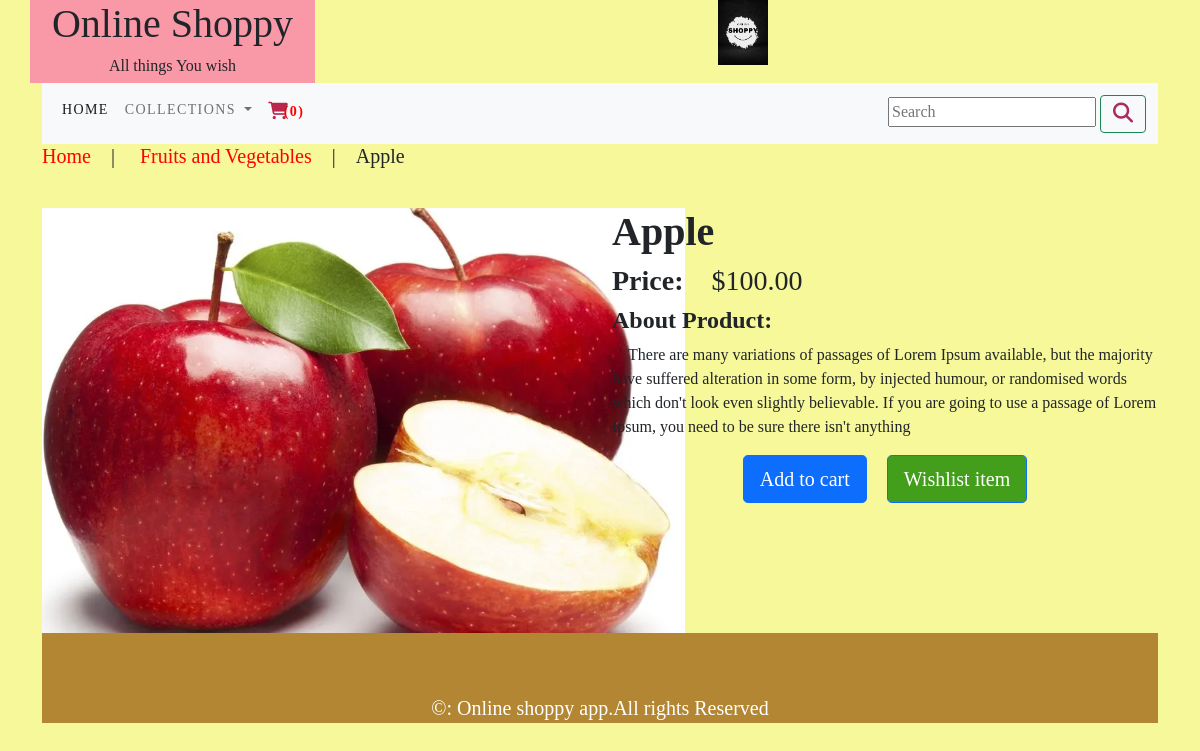
Page /shop/fruits-and-vegetables/apple on the committed database.
### shop/models.py (models this page shows, shortened)
class Product(models.Model):
    name = models.CharField(max_length=250,unique=True)
    price = models.DecimalField(max_digits=10,decimal_places=2)
    slug = models.SlugField(max_length=250, unique=True)
    desc = models.TextField(blank=True)
    category = models.ForeignKey(Category,on_delete=models.CASCADE)
    image = models.ImageField(upload_to='product', blank=True)
    stocks = models.IntegerField()
    available = models.BooleanField(default=True)
    created = models.DateTimeField(auto_now_add=True)
    updated = models.DateTimeField(auto_now_add=True)
    class Meta:
        ordering = ('name',)
        verbose_name = 'product'
        verbose_name_plural = 'products'

class Category(models.Model):
    name = models.CharField(max_length=250,unique=True)
    slug = models.SlugField(max_length=250,unique=True)
    desc = models.TextField(blank=True)
    image = models.ImageField(upload_to='category',blank=True)
    class Meta:
        ordering = ('name',)
        verbose_name = 'category'
        verbose_name_plural = 'categories'
    def get_url(self):
        return reverse('shopapp:Prod_by_cat',args=[self.slug])
    def __str__(self):
        return '{}'.format(self.name)

### shop/views.py (the view)
# urls.py: path('<slug:c_slug>/<slug:product_slug>',views.ProdDetail,name='Prod_detail'),
def ProdDetail(request,c_slug,product_slug):
    try:
        product = Product.objects.get(category__slug=c_slug,slug=product_slug)
    except Exception as e:
        raise e
    return render(request,"product.html",{'product':product})

### cartapp/context_processors.py (called while the page is built)
def counter(request):
    item_count = 0
    if 'admin' in request.path:
        return {}
    else:
        try:
            cart = Cart.objects.all().filter(cart_id=createId(request))
            cart_items = CartItem.objects.all().filter(cart=cart[:1])
            for cart_item in cart_items:
                item_count += cart_item.quantity
        except Cart.DoesNotExist:
            item_count = 0
    return dict(item_count=item_count)

### cartapp/views.py (called while the page is built)
def createId(request):
    cart = request.session.session_key
    if not cart:
        cart = request.session.create()
    return cart

### shop/context_processors.py (called while the page is built)
def menu_links(request):
    links = Category.objects.all()
    return dict(links=links)

### templates/product.html (shortened to what this page needs)
{% extends 'base.html' %}
{% load static%}
{% block content %}
<div>
    <div>
        <h5><a href="{% url 'shopapp:allprodcat' %}">Home</a>&emsp;|&emsp;
            <a href="{{product.category.get_url}}">{{product.category}}</a>&emsp;|&emsp;{{product.name}} </h5></p>
    </div>
</div>
<br>
<div class="row">
    <div class="col-md-6">
        <div>
            <center><img src="{{product.image.url}}" alt="{{product.name}}"></center>
        </div>
    </div>
    <div class="col-md-6">
        <h1><b>{{product.name}}</b></h1>
        <h3><b>Price:</b>&emsp;${{product.price}}</h3>
        <h4><b>About Product:</b></h4>
        <p>&emsp;{{product.desc}}</p>
        {% if product.stocks <= 0 %}
        <center><h3 style="color:red"><b>Out of stock</b></h3></center>
        {% else %}
        <center><a href="{% url 'cartapp:add_cart' product.id %}"><button type="button" class="btn btn-primary btn-lg">Add to cart</button></a>&emsp;
        <a href=""><button type="button" class="btn btn-primary btn-lg" style="background-color:#439E1B">Wishlist item</button></a>
        </center>
        {% endif %}
    </div>
</div>
{% endblock %}

### static/css/custom.css (style rules this page uses)
.body { font-family: 'Roboto Slab', serif; }
a { text-decoration: none; color: red; }

### rows in the picture
Product: category "Fruits and Vegetables", name "Apple", image (picture), price "100.00", desc "There are many variations of passages of Lorem Ipsum available, but the majority have suffered alteration in some form, by injected humour, or randomised words which don't look even slightly believable. If you are going to use a passage of Lorem Ipsum, you need to be sure there isn't anything"

### other values in the picture
{{ item_count }} "0"
